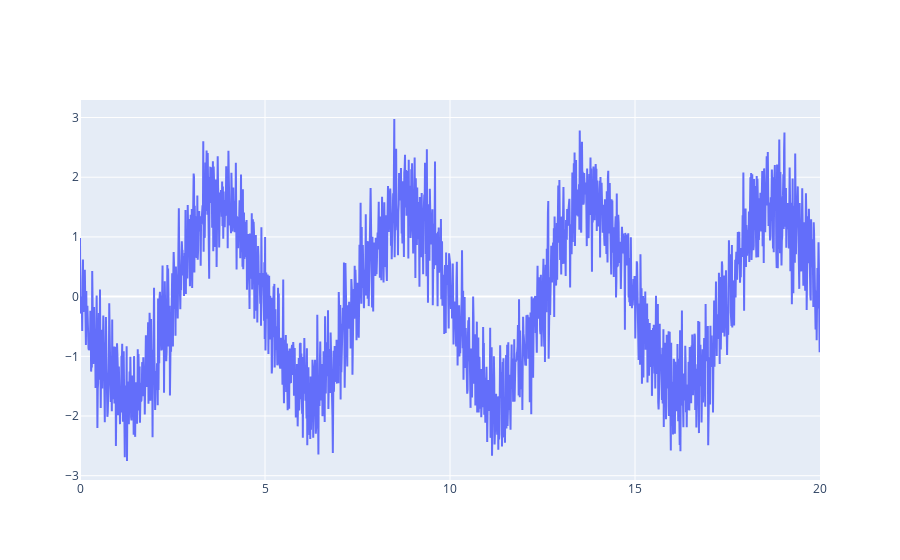

Notebook cell for this chart:
### Code cell
fig = go.Figure()
fig.add_scatter(x = t_test, y = x_acc_test, mode='lines', name='Sum squares')
fig.show()

### Figure 1 — Plotly figure (JSON) as saved in the notebook; plotly's stock layout.template omitted (floating-point values rounded to 4 significant figures; data arrays with more than 128 entries replaced by an {"elided": "..."} marker saying what was removed)
{"data": [{"mode": "lines", "name": "Sum squares", "type": "scatter", "x": {"elided": "2000 float values"}, "y": {"elided": "2000 float values"}}], "layout": {}}
